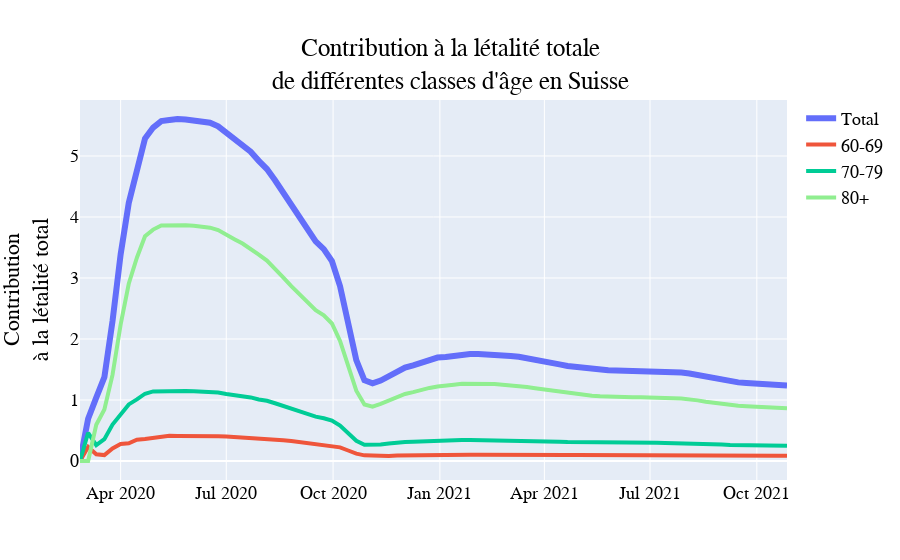

Notebook source saved alongside this figure:
### Code cell
# Let us now compare the relative contribution of each age group
# to the total COVID case fatality rate

graph_title = "Contribution à la létalité totale<br>de différentes classes d'âge en Suisse"
graph_yaxis = "Contribution<br>à la létalité total"
picture_name = "CFR-Contribution-de-chaque-tranche-age-en-Suisse"

fig = go.Figure()

fig.add_trace(go.Scatter(x=case_fatality_rate_contribution.index, y=case_fatality_rate_contribution['Total'],
                    line=dict(width=6),
                    name='Total'))

fig.add_trace(go.Scatter(x=case_fatality_rate_contribution.index, y=case_fatality_rate_contribution['60'],
                    line=dict(width=4),
                    name='60-69'))

fig.add_trace(go.Scatter(x=case_fatality_rate_contribution.index, y=case_fatality_rate_contribution['70'],
                    line=dict(width=4),
                    name='70-79'))

fig.add_trace(go.Scatter(x=case_fatality_rate_contribution.index, y=case_fatality_rate_contribution['80'],
                    line=dict(width=4,color="lightgreen"),
                    name='80+'))


fig.update_layout(

    showlegend=True,
    
    title={
        'text': graph_title,
        'y':0.9,
        'x':0.5,
        'xanchor': 'center',
        'yanchor': 'top'},
    
    #xaxis_title="log(n)",
    yaxis_title=graph_yaxis,
    #legend_title="Asset",
    
    font=dict(
        #family="Courier New",
        family='Roman',
        size=18,
        color="Black"
    )
)

fig.show()

fig.write_image("images/" + picture_name + ".pdf")
fig.write_image("images/" + picture_name + ".png")
